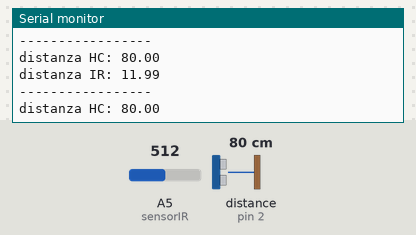
The sketch below on a simulated Arduino Uno, built with avr-gcc and run on an emulated ATmega328P. Parts: the last lines printed to the serial monitor. Wiring (inferred from the names in the program): ultrasonic range finder: trigger pin 3; echo pin 2. Inputs (shaded band) come from the test bench; at power-on: distance to the obstacle (sensor on pin 2) 80 cm, A5 (sensorIR) = 512. The echo pulse lasts 58.3 µs per cm.

Above: at 8.4 s.
8.5 s: distance to the obstacle (sensor on pin 2) set to 4 cm
At 9.9 s:
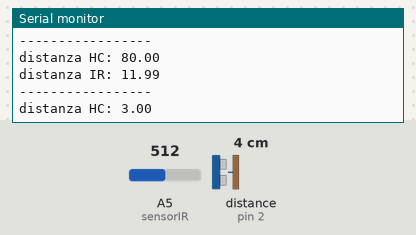
10.0 s: distance to the obstacle (sensor on pin 2) set to 2 cm
At 11.5 s:
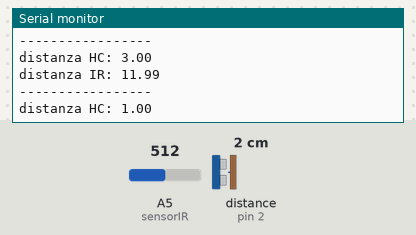
Timing chart, 0 to 13.0 s (numbered marks = the images above; inputs shaded):
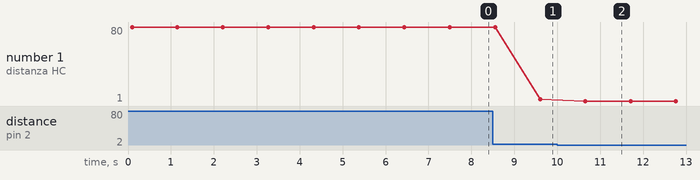

The sketch:

misuresensori_sketch.ino
```cpp
/*
Baschiera Lorenzo
Floreano Ian
Sebastianutti Elias

CLASSE 4 TEL A - I.S.I.S. ARTURO MALIGNANI

DATA INIZIO: 28 ott 2025
*/


//pin sensore HC
const int pinTrig=3;
const int pinEcho=2;
const int usTocm=29;
long duration;

//pin sensore IR
const int sensorIR=A5;
float ultimaDistanza = 60.0;

//variabili distanze ostacoli
float distanceHC,distanceIR;


//DICHIARAZIONI--------------------------------------------------------------------


void setup() {

  Serial.begin(9600);

  pinMode(pinTrig,OUTPUT);
  pinMode(pinEcho,INPUT);


}

void loop() {

  distanceIR = distanceIRmisura();  //lettura distanza ostacolo sensore Infrarossi
  distanceHC = distanceHCmisura();

  Serial.print("distanza IR: ");
  Serial.println(distanceIR);

  Serial.println("-----------------");

  Serial.print("distanza HC: ");
  Serial.println(distanceHC);

  delay(1000);

}


//FUNZIONI--------------------------------------------------------------------


//misura distanza con IR
float distanceIRmisura() {
  analogRead(sensorIR); // LETTURA A VUOTO: pulisce il convertitore
  delayMicroseconds(100);
  int raw = analogRead(sensorIR);
  float volts = raw * 0.004887585;

  // Se i volt sono bassissimi, siamo in campo libero
  if (volts < 0.4) {
    ultimaDistanza = 60.0;
    return 60.0;
  }

  float distanzaCalcolata = 30.0 / volts;
  float diff = ultimaDistanza - distanzaCalcolata;

  // LOGICA DI BLOCCO
  // Se la distanza aumenta improvvisamente (diff < -2) mentre eravamo vicini
  // OPPURE se siamo già bloccati (ultimaDistanza <= 3.0)
  // MA i volt confermano che c'è qualcosa (volts > 1.2)
  if ((diff < -2.0 && ultimaDistanza < 15.0) || (ultimaDistanza <= 3.0 && volts > 1.2)) {
    distanzaCalcolata = 3.0;
  }

  ultimaDistanza = distanzaCalcolata;
  return distanzaCalcolata;
}

//distanza con HC
float distanceHCmisura(){
  digitalWrite(pinTrig, LOW);
  delayMicroseconds(5);
  digitalWrite(pinTrig, HIGH);
  delayMicroseconds(10);
  digitalWrite(pinTrig, LOW);
  duration = pulseIn(pinEcho, HIGH, 25000);
  float distance=duration/usTocm/2;
  delay(50);
  return distance;
}
```

Measured:
- after the input at 8.5 s, the serial monitor: prints a new line after 1.1 s (image 1)
- after the input at 10.0 s, the serial monitor: prints a new line after 0.66 s (image 2)
- plotted number 1: 80 → 3 after the input at 8.5 s, 3 → 1 after the input at 10.0 s
